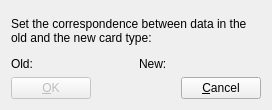
<?xml version="1.0" encoding="UTF-8"?>
<ui version="4.0">
 <class>ConvertCardTypeKeysDlg</class>
 <widget class="QDialog" name="ConvertCardTypeKeysDlg">
  <property name="geometry">
   <rect>
    <x>0</x>
    <y>0</y>
    <width>260</width>
    <height>105</height>
   </rect>
  </property>
  <property name="windowTitle">
   <string>Convert card type data</string>
  </property>
  <layout class="QVBoxLayout" name="verticalLayout_2">
   <item>
    <layout class="QVBoxLayout" name="verticalLayout">
     <item>
      <widget class="QLabel" name="label_2">
       <property name="minimumSize">
        <size>
         <width>250</width>
         <height>40</height>
        </size>
       </property>
       <property name="text">
        <string>Set the correspondence between data in the old and the new card type:</string>
       </property>
       <property name="wordWrap">
        <bool>true</bool>
       </property>
      </widget>
     </item>
     <item>
      <layout class="QGridLayout" name="gridLayout">
       <item row="0" column="0">
        <widget class="QLabel" name="label">
         <property name="font">
          <font>
           <weight>50</weight>
           <bold>false</bold>
          </font>
         </property>
         <property name="text">
          <string>Old:</string>
         </property>
        </widget>
       </item>
       <item row="0" column="1">
        <widget class="QLabel" name="label_3">
         <property name="font">
          <font>
           <weight>50</weight>
           <bold>false</bold>
          </font>
         </property>
         <property name="text">
          <string>New:</string>
         </property>
        </widget>
       </item>
      </layout>
     </item>
     <item>
      <layout class="QHBoxLayout" name="horizontalLayout">
       <item>
        <widget class="QPushButton" name="ok_button">
         <property name="enabled">
          <bool>false</bool>
         </property>
         <property name="text">
          <string>&amp;OK</string>
         </property>
         <property name="default">
          <bool>true</bool>
         </property>
        </widget>
       </item>
       <item>
        <spacer name="horizontalSpacer">
         <property name="orientation">
          <enum>Qt::Horizontal</enum>
         </property>
         <property name="sizeHint" stdset="0">
          <size>
           <width>208</width>
           <height>20</height>
          </size>
         </property>
        </spacer>
       </item>
       <item>
        <widget class="QPushButton" name="cancel_button">
         <property name="text">
          <string>&amp;Cancel</string>
         </property>
        </widget>
       </item>
      </layout>
     </item>
    </layout>
   </item>
  </layout>
 </widget>
 <resources/>
 <connections>
  <connection>
   <sender>ok_button</sender>
   <signal>clicked()</signal>
   <receiver>ConvertCardTypeKeysDlg</receiver>
   <slot>accept()</slot>
   <hints>
    <hint type="sourcelabel">
     <x>82</x>
     <y>272</y>
    </hint>
    <hint type="destinationlabel">
     <x>199</x>
     <y>149</y>
    </hint>
   </hints>
  </connection>
  <connection>
   <sender>cancel_button</sender>
   <signal>clicked()</signal>
   <receiver>ConvertCardTypeKeysDlg</receiver>
   <slot>reject()</slot>
   <hints>
    <hint type="sourcelabel">
     <x>216</x>
     <y>85</y>
    </hint>
    <hint type="destinationlabel">
     <x>129</x>
     <y>52</y>
    </hint>
   </hints>
  </connection>
 </connections>
</ui>
